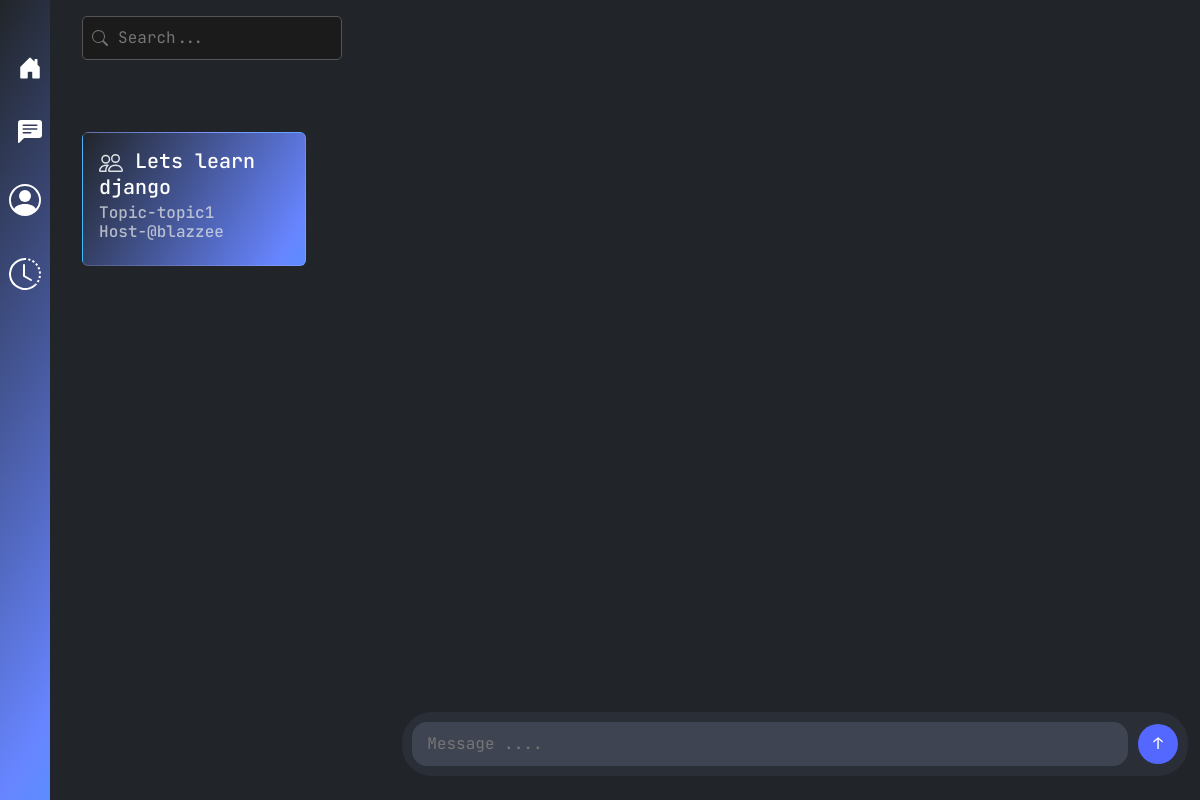
The app's page /room/1, older data.
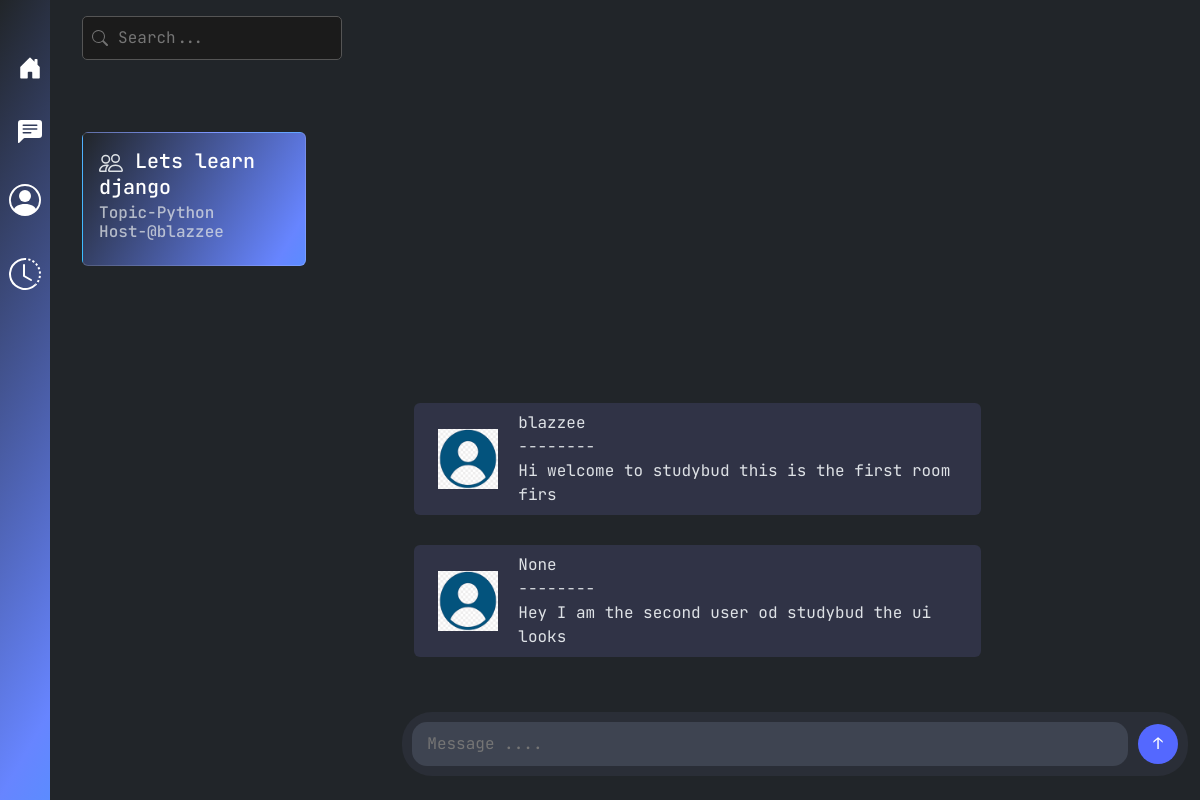
The same page, newer data.
### base/models.py (models this page shows, shortened)
class Room(Model):
    host=models.ForeignKey(User, on_delete=models.SET_NULL, null= True )
    topic = models.ForeignKey(Topic, on_delete=models.SET_NULL, null=True)
    name = models.CharField(max_length=200)
    description= models.TextField(null=True, blank=True)
    updated = models.DateTimeField(auto_now=True)
    created = models.DateTimeField(auto_now=True)
    class Meta:
        ordering = ['-updated', '-created', ]

class Topic(Model):
    name = models.CharField(max_length=200, blank=False, null= False)
    def __str__(self):
        return self.name

class User(AbstractUser):
    name = models.CharField(max_length=200, null=True)
    bio = models.TextField(blank=True, null=True)
    avatar = models.ImageField(default='default.png', upload_to='avatars/')
    email = models.EmailField(max_length=100, unique=True)
    USERNAME_FIELD = 'email'
    REQUIRED_FIELDS = []

class Message(Model):
    user = models.ForeignKey(User, on_delete=models.CASCADE)
    room = models.ForeignKey(Room, on_delete=models.CASCADE)
    body = models.TextField()
    updated = models.DateTimeField(auto_now=True)
    created = models.DateTimeField(auto_now=True)
    def __str__(self):
        return self.body[0:50]

### base/views.py (the view, shortened to what this page needs)
# urls.py: path('room/<str:id>', views.room, name='room'),
def room(request, id):
    context = None
    room = get_object_or_404(Room, pk=id)
    form = MessageForm()
    messages = Message.objects.filter(room= room)
    context = {'rooms':rooms , 'room':room, 'form':form, 'RoomMessages': messages}
    return render(request, 'base/room.html', context)

### base/forms.py
class MessageForm(ModelForm):
    class Meta:
        model = Message
        fields = ['body']
        widgets = {
                'body':forms.TextInput(attrs={'class':'message-input', 'type':'text', 'placeholder': 'Message ....' })
                }

### base/templates/base/room.html (shortened to what this page needs)
{% extends 'layout.html' %} {% block content %} {% load static %}
<div class="searchbar mx-4 mt-3 mb-5">
    <label for="search" class="icon-label">
        <svg
            xmlns="http://www.w3.org/2000/svg"
            width="16"
            height="16"
            fill="currentColor"
            class="bi bi-search"
            viewBox="0 0 16 16"
        >
            <path
                d="M11.742 10.344a6.5 6.5 0 1 0-1.397 1.398h-.001q.044.06.098.115l3.85 3.85a1 1 0 0 0 1.415-1.414l-3.85-3.85a1 1 0 0 0-.115-.1zM12 6.5a5.5 5.5 0 1 1-11 0 5.5 5.5 0 0 1 11 0"
            />
        </svg>
    </label>
    <input class="search" id="search" type="search" placeholder="Search..." />
</div>
<div class="room-list">
    {% for roomCur in rooms %} {% if roomCur == room %}
    <div
        class="card mb-4 mx-4 my-4 active-room gradient-background"
        style="width: 14rem"
    >
        <div class="card-body">
            <h5 class="card-title">
                <a href="{% url 'room' roomCur.id %}">{{roomCur.name}}</a>
            </h5>
            <h6 class="card-subtitle mb-2 text-body-secondary">
                Topic-{{roomCur.topic}} <br />Host-@{{roomCur.host.username}}
            </h6>
        </div>
    </div>
    {% endif %} {% endfor %}
</div>
<div class="chat-area">
    <form action="" method="POST">
        <div class="container-fluid mt-5 mb-4">
            <div class="message-box-container">
                {{ form.body }}
                <input type="submit" class="send-button" value="↑" />
            </div>
        </div>
    </form>
    <div class="message-container">
        {% for message in RoomMessages %} {% if message.user == request.user %}
        <div
            class="message-self mx-4 rounded px-5 py-2 d-flex justify-content-between align-items-center"
        >
            <img
                src="{{ message.user.avatar.url }}"
                alt="Avatar"
                style="
                    width: 60px;
                    height: 60px;
                    margin-right: 20px;
                    background: transparent !important;
                    margin-left: 0px;
                "
            />
            <div class="message-text">
                <span class="username">{{ message.user.name }}</span>
                <br />
                -------- <br />
                {{ message }}
            </div>
        </div>
        {% else %}
        <div
            class="message-others mx-4 rounded px-4 py-2 d-flex justify-content-start align-items-center"
        >
            <img
                src="{{ message.user.avatar.url }}"
                alt="Avatar"
                style="
                    width: 60px;
                    height: 60px;
                    margin-right: 20px;
                    background: transparent !important;
                    margin-left: 0px;
                "
            />
            <div class="message-text">
                <span class="username">{{ message.user.name }}</span>
                <br />
                -------- <br />
                {{ message }}
            </div>
        </div>
        {% endif %} {% endfor %}
    </div>
</div>
{% endblock content %}

Row changes from the older to the newer data that the page shows:
changed Room "Lets learn django": topic "topic1" → "Python"
added Message: user.avatar (placeholder picture), user.name "blazzee", body "Hi welcome to studybud this is the first room firs"
added Message: user.avatar (placeholder picture), user.name "None", body "Hey I am the second user od studybud the ui looks"
